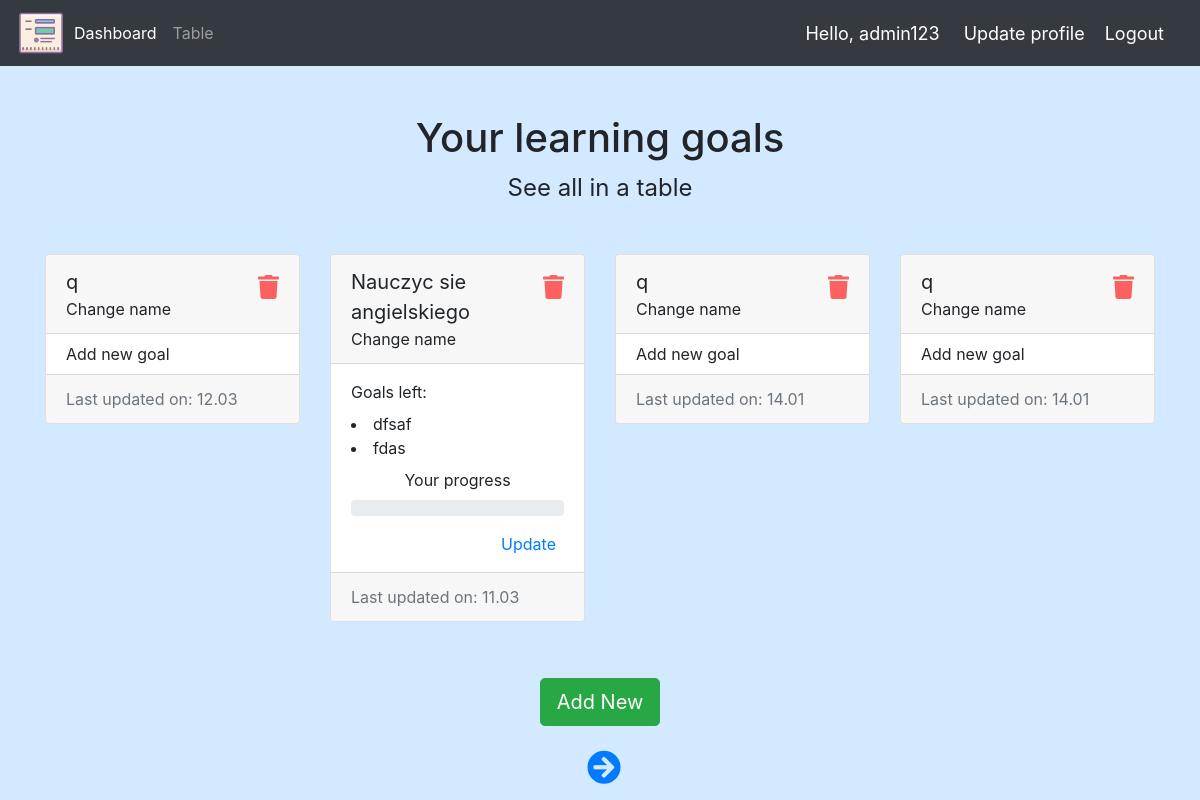
The page /dashboard/ (signed in) on the database its author committed.
### goals/models.py (models this page shows, shortened)
class LearningGoal(models.Model):
    name = models.CharField(blank=True, max_length=40)
    created_at = models.DateTimeField(auto_now_add=True)
    updated_at = models.DateTimeField(auto_now=True)
    user = models.ForeignKey(User, null=True, on_delete=models.CASCADE)

class SingleTask(models.Model):
    text = models.CharField(blank=True, max_length=40)
    learninggoal = models.ForeignKey(
        LearningGoal, on_delete=models.CASCADE, related_name="tasks"
    )
    completed = models.BooleanField(default=False)
    def __str__(self):
        return self.text
    class Meta:
        ordering = ["-completed"]

### goals/views.py (the view)
# urls.py: path("dashboard/", views.dashboard, name="dashboard"),
@login_required
def dashboard(request):
    template_name = "to_do_manager/dashboard.html"
    LearningGoals = (
        request.user.learninggoal_set.prefetch_related(
            Prefetch("tasks",
                     queryset=SingleTask.objects.filter(completed=False))
        )
        .annotate(counter=Count("tasks"))
        .order_by("-updated_at")
    )
    paginator = Paginator(LearningGoals, 4)
    page_number = request.GET.get("page")
    page_obj = paginator.get_page(page_number)
    context = {"page_obj": page_obj}
    return render(request, template_name, context)

### templates/to_do_manager/dashboard.html (shortened to what this page needs)
{% extends "to_do_manager/base.html" %}
{% block content %}
{% load mathfilters %}
<div class="row mt-5">
    <h1 class="col-12 text-center">Your learning goals</h1>
    <a class="col-12 text-center table-link mb-5" href="{% url 'dashboard_table' %}">See all in a table</a></h1>
</div>
<div class="row">
    {% for learninggoal in page_obj  %}
    <div class="col-3">
        <div class="card mb-2">
            <div class="card-header d-flex justify-content-between">
                <div>
                    <p class="mb-0">{{ learninggoal.name }}</p>
                    <a href="{% url 'change_goal_name' learninggoal.pk %}" class="change-link">Change name</a>
                </div>
                <div class="pt-2">
                    <a href="{% url 'delete_goal' learninggoal.pk %}" class="iconfo"><i class="fas fa-trash"></i></a>
                </div>
            </div>
            <div class="card-body py-2">
                {% if learninggoal.counter %}
                <p class="my-2">Goals left:</p>
                {%for single_task in learninggoal.tasks.all %}
                <li>{{single_task}}</li>
                {% endfor %}
                {% with numerator=learninggoal.tasks.all.count x=1 denominator=learninggoal.counter|default_if_none:1 %}
                <div class="" d-flex align-items-center flex-column"">
                    <p class="mb-0 mt-2 text-center">Your progress</p>
                    <div class="progress mt-2">
                    </div>
                    <div class="d-flex">
                        <a href="{% url 'task_list' pk=learninggoal.pk %}"
                            class="iconfo ml-auto p-2 mt-2">Update</a>
                    </div>
                </div>
                {% endwith %}
                {% else %}
                <a href="{% url 'task_list' pk=learninggoal.pk %}" class="change-link add">Add new goal</a>
                {% endif %}
            </div>
            <div class="card-footer text-muted">Last updated on: {{ learninggoal.updated_at| date:"d.m" }}</div>
        </div>
    </div>
    {% endfor %}
</div>
<div class="d-flex flex-column justify-content-center align-items-center">
    <a class="btn btn-success btn-lg mt-5 " href="{% url 'create_goal' %}" role="button">Add New</a>
    <div class="pagination mt-4">
        <span class="step-links">
            {% if page_obj.has_next %}
            <a class="ml-2" href="?page={{ page_obj.next_page_number }}"><i class="fa fa-arrow-circle-right arrow-page"
                    aria-hidden="true"></i>
            </a>
            {% endif %}
        </span>
    </div>
</div>
{% endblock content %}

### templates/to_do_manager/navbar.html (shortened to what this page needs)
{% load static %}
<nav class="navbar navbar-expand-lg navbar-dark bg-dark">
    <a href="{% url 'dashboard' %}"><img src="{% static 'to_do_manager/images/icon.png' %}" alt="logo" height="50"
            width="50"></a>
    <div class="collapse navbar-collapse" id="navbarText">
        <ul class="navbar-nav mr-auto">
            {% if request.get_full_path == "/dashboard-table/" %}
            <li class="nav-item">
                <a class="nav-link" href="{% url 'dashboard' %}">Dashboard</a>
            </li>
            <li class="nav-item active">
                <a class="nav-link" href="{% url 'dashboard_table' %}">Table</a>
            </li>
            {% else %}
            <li class="nav-item active">
                <a class="nav-link" href="{% url 'dashboard' %}">Dashboard</a>
            </li>
            <li class="nav-item">
                <a class="nav-link" href="{% url 'dashboard_table' %}">Table</a>
            </li>
            {% endif %}
        </ul>
    </div>
    <span class="hello-msg mr-4">Hello, {{ request.user }}</span>
    <span><a class="hello-msg logout " href="{% url 'update_profile' request.user.pk %}">Update profile</a></span>
    <span><a class="hello-msg logout " href="{% url 'logout' %}">Logout</a></span>
</nav>

### static/to_do_manager/css/style.css (style rules this page uses)
body, html { margin: 0; padding: 0; background: rgb(210, 233, 255) !important; height: 100vh; }
.hello-msg { font-size: 18px; color: #ffffff; margin: 0 20px 0 0; }
.card-header p { font-size: 1.25rem; }
.fa-pen-square, .fa-trash { font-size: 1.5rem; }
.iconfo .fa-trash { color: rgba(255, 0, 0, 0.609); }
.change-link { color: inherit; font-size: 0.725rem; margin: 0; padding: 0; }
.change-link, .add { font-size: 1rem; }
.table-link { color: inherit; font-size: 1.5rem; margin: 0; padding: 0; }
.arrow-page { font-size: 2.125rem; }

### rows shown on the page
LearningGoal: name "q", shows "Add new goal", updated_at "12.03"
LearningGoal: name "Nauczyc sie angielskiego", updated_at "11.03"
SingleTask: text "dfsaf"
SingleTask: text "fdas"
LearningGoal: name "q", shows "Add new goal", updated_at "14.01"
LearningGoal: name "q", shows "Add new goal", updated_at "14.01"

### other values the page prints
{{ request.user }} "admin123"
